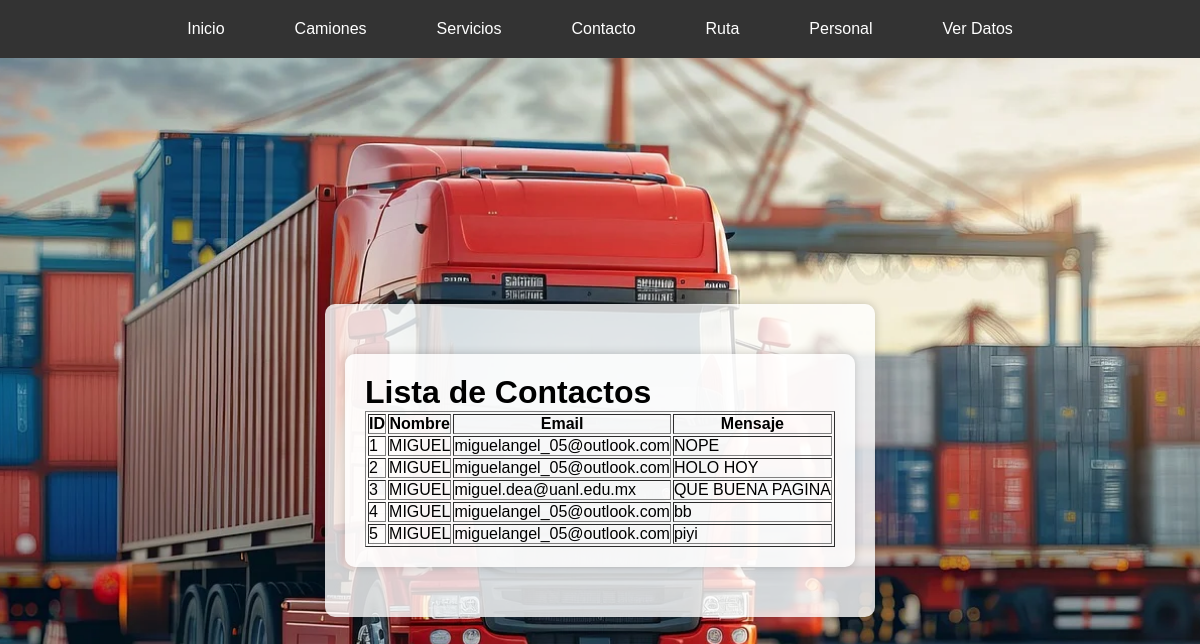
Screenshot of /ver_datos/ (signed in) with the database file from the repository.
### tables this page shows
CREATE TABLE "contacto" (
	"id"	INTEGER,
	"name"	TEXT,
	"email"	TEXT,
	"message"	TEXT,
	PRIMARY KEY("id" AUTOINCREMENT)
);

### app.py (the view)
@app.route('/ver_datos/')
@requiere_rol('admin')
def ver_datos():
    conn = get_db_connection_sqlite()
    c = conn.cursor()
    c.execute("SELECT * FROM contacto")
    contactos = c.fetchall()
    conn.close()
    return render_template('ver_datos.html', contactos=contactos)

### app.py (called while the page is built)
def get_db_connection_sqlite():
    conn = sqlite3.connect(DB_PATH)
    conn.row_factory = sqlite3.Row
    return conn

def requiere_rol(rol):
    def decorador(func):
        @wraps(func)
        def verificacion(*args, **kwargs):
            if session.get('rol') != rol:
                flash("Acceso denegado: No tienes los permisos necesarios", "danger")
                return redirect(url_for('home'))
            return func(*args, **kwargs)
        return verificacion
    return decorador

### templates/ver_datos.html (shortened to what this page needs)
{% extends "base.html" %}
{% block content %}
<div class="content">
    <h1>Lista de Contactos</h1>
    <table border="1">
        <thead>
            <tr>
                <th>ID</th>
                <th>Nombre</th>
                <th>Email</th>
                <th>Mensaje</th>
            </tr>
        </thead>
        <tbody>
            {% for contacto in contactos %}
            <tr>
                <td>{{ contacto[0] }}</td>
                <td>{{ contacto[1] }}</td>
                <td>{{ contacto[2] }}</td>
                <td>{{ contacto[3] }}</td>
            </tr>
            {% endfor %}
        </tbody>
    </table>
</div>
{% endblock %}

### templates/base.html (shortened to what this page needs)
<!DOCTYPE html>
<html lang="es">
<head>
    <link rel="stylesheet" href="{{ url_for('static', filename='styles.css') }}">
    <link rel="stylesheet" href="https://unpkg.com/leaflet/dist/leaflet.css" />
</head>
<body>
    <div class="navbar">
        <ul class="menu">
            <li><a href="{{ url_for('home') }}">Inicio</a></li>
            <li><a href="{{ url_for('camiones') }}">Camiones</a></li>
            <li><a href="{{ url_for('servicios') }}">Servicios</a></li>
            <li><a href="{{ url_for('contacto') }}">Contacto</a></li>
            <li><a href="{{ url_for('ruta') }}">Ruta</a></li>
            {% if session.get('rol') == 'admin' %}
                <li><a href="{{ url_for('personal') }}">Personal</a></li>
                <li><a href="{{ url_for('ver_datos') }}">Ver Datos</a></li>
            {% endif %}
        </ul>
    </div>
    <div class="content">
        {% block content %}{% endblock %}
    </div>
</body>
</html>

### static/styles.css (style rules this page uses)
* { margin: 0; padding: 0; box-sizing: border-box; }
body { font-family: 'Poppins', sans-serif; background-image: url('/static/CAMIONQW.webp'); background-size: cover; background-position: center; background-attachment: fixed; margin: 0; padding: 0; display: flex; justify-content: center; align-items: center; height: 100vh; }
.navbar ul { list-style: none; padding: 0; margin: 0; display: flex; justify-content: center; flex-wrap: wrap; }
.navbar li { margin: 0 15px; }
.navbar a { color: white; text-decoration: none; padding: 10px 20px; display: block; }
.content { background: rgba(255, 255, 255, 0.8); border-radius: 10px; padding: 20px; margin: 30px auto; max-width: 800px; box-shadow: 0 0 10px rgba(0, 0, 0, 0.2); }
.menu { list-style-type: none; margin: 0; padding: 0; display: flex; justify-content: center; }
.menu li { margin: 0 15px; }
.menu a { color: white; text-decoration: none; padding: 10px 15px; display: block; }
.navbar { background-color: #333; padding: 10px 20px; position: fixed; top: 0; left: 0; width: 100%; z-index: 1000; }
.navbar ul { list-style: none; padding: 0; margin: 0; display: flex; justify-content: center; }
body { font-family: 'Poppins', sans-serif; margin-top: 60px; background-color: #f0f2f5; }

### rows the page displays
contacto: id "1", name "MIGUEL", email "miguelangel_05@outlook.com", message "NOPE"
contacto: id "2", name "MIGUEL", email "miguelangel_05@outlook.com", message "HOLO HOY"
contacto: id "3", name "MIGUEL", email "miguel.dea@uanl.edu.mx", message "QUE BUENA PAGINA"
contacto: id "4", name "MIGUEL", email "miguelangel_05@outlook.com", message "bb"
contacto: id "5", name "MIGUEL", email "miguelangel_05@outlook.com", message "piyi"
